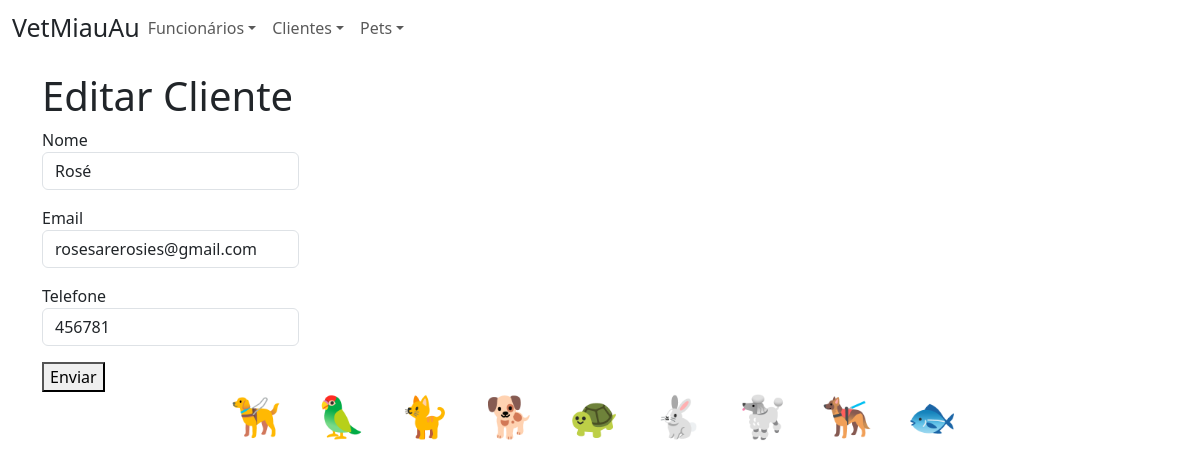
Screenshot of /?page=editar-cliente&id_cliente=2 with the database file from the repository.
### tables this page shows
CREATE TABLE `cliente` (
  `id_cliente` int(10) UNSIGNED NOT NULL,
  `nome_cliente` varchar(60) NOT NULL,
  `email_cliente` varchar(260) NOT NULL,
  `telefone_cliente` int(11) NOT NULL
);

### editar-cliente.php (the view, shortened to what this page needs)
<h1>Editar Cliente</h1>
<?php
	$sql = "SELECT * FROM cliente WHERE id_cliente=" .$_REQUEST['id_cliente'];
	$res = $conn->query($sql);
	$row = $res->fetch_object();
?>
<form action="?page=salvar-cliente" method="POST">
	<div class="mb-3">
		<label>Nome
			<input type="text" name="nome_cliente" class="form-control" value="<?php print $row->nome_cliente; ?>">
		</label>
	</div>
	<div class="mb-3">
		<label>Email
			<input type="email" name="email_cliente" class="form-control" value="<?php print $row->email_cliente; ?>">
		</label>
	</div>
	<div class="mb-3">
		<label>Telefone
			<input type="number" name="telefone_cliente" class="form-control" value="<?php print $row->telefone_cliente; ?>">
		</label>
	</div>
	<div>
		<button type="submit" class="btn-btn-primary">Enviar</button>
	</div>
</form>

### rows the page displays
cliente: nome_cliente "Rosé", email_cliente "rosesarerosies@gmail.com", telefone_cliente "456781"
